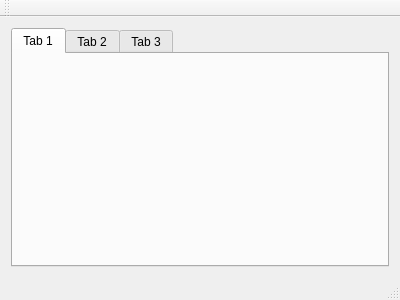
<?xml version="1.0" encoding="UTF-8"?>
<ui version="4.0">
 <class>MainWindow</class>
 <widget class="QMainWindow" name="MainWindow">
  <property name="geometry">
   <rect>
    <x>0</x>
    <y>0</y>
    <width>400</width>
    <height>300</height>
   </rect>
  </property>
  <property name="windowTitle">
   <string>MainWindow</string>
  </property>
  <widget class="QWidget" name="centralWidget">
   <layout class="QGridLayout" name="gridLayout">
    <item row="0" column="0">
     <widget class="QTabWidget" name="tabWidget">
      <property name="currentIndex">
       <number>0</number>
      </property>
      <widget class="QWidget" name="tab">
       <attribute name="title">
        <string>Tab 1</string>
       </attribute>
      </widget>
      <widget class="QWidget" name="tab_TDC1000_Config">
       <attribute name="title">
        <string>Tab 2</string>
       </attribute>
      </widget>
      <widget class="QWidget" name="tab_TDC7200_Config">
       <attribute name="title">
        <string>Tab 3</string>
       </attribute>
      </widget>
     </widget>
    </item>
   </layout>
  </widget>
  <widget class="QMenuBar" name="menuBar">
   <property name="geometry">
    <rect>
     <x>0</x>
     <y>0</y>
     <width>400</width>
     <height>19</height>
    </rect>
   </property>
  </widget>
  <widget class="QToolBar" name="mainToolBar">
   <attribute name="toolBarArea">
    <enum>TopToolBarArea</enum>
   </attribute>
   <attribute name="toolBarBreak">
    <bool>false</bool>
   </attribute>
  </widget>
  <widget class="QStatusBar" name="statusBar"/>
 </widget>
 <layoutdefault spacing="6" margin="11"/>
 <resources/>
 <connections/>
</ui>
